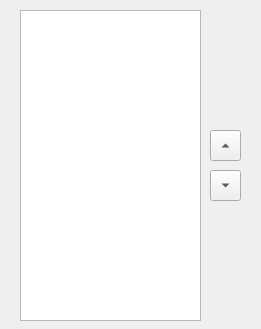
<?xml version="1.0" encoding="UTF-8"?>
<ui version="4.0">
 <class>DialogHeaderOrder</class>
 <widget class="QWidget" name="DialogHeaderOrder">
  <property name="geometry">
   <rect>
    <x>0</x>
    <y>0</y>
    <width>261</width>
    <height>329</height>
   </rect>
  </property>
  <property name="windowTitle">
   <string>Alanları Sırala</string>
  </property>
  <widget class="QListWidget" name="list_headers">
   <property name="geometry">
    <rect>
     <x>20</x>
     <y>10</y>
     <width>181</width>
     <height>311</height>
    </rect>
   </property>
  </widget>
  <widget class="QToolButton" name="tbtn_up">
   <property name="geometry">
    <rect>
     <x>210</x>
     <y>130</y>
     <width>31</width>
     <height>31</height>
    </rect>
   </property>
   <property name="text">
    <string>...</string>
   </property>
   <property name="arrowType">
    <enum>Qt::UpArrow</enum>
   </property>
  </widget>
  <widget class="QToolButton" name="tbtn_down">
   <property name="geometry">
    <rect>
     <x>210</x>
     <y>170</y>
     <width>31</width>
     <height>31</height>
    </rect>
   </property>
   <property name="text">
    <string>...</string>
   </property>
   <property name="arrowType">
    <enum>Qt::DownArrow</enum>
   </property>
  </widget>
 </widget>
 <resources/>
 <connections/>
</ui>
